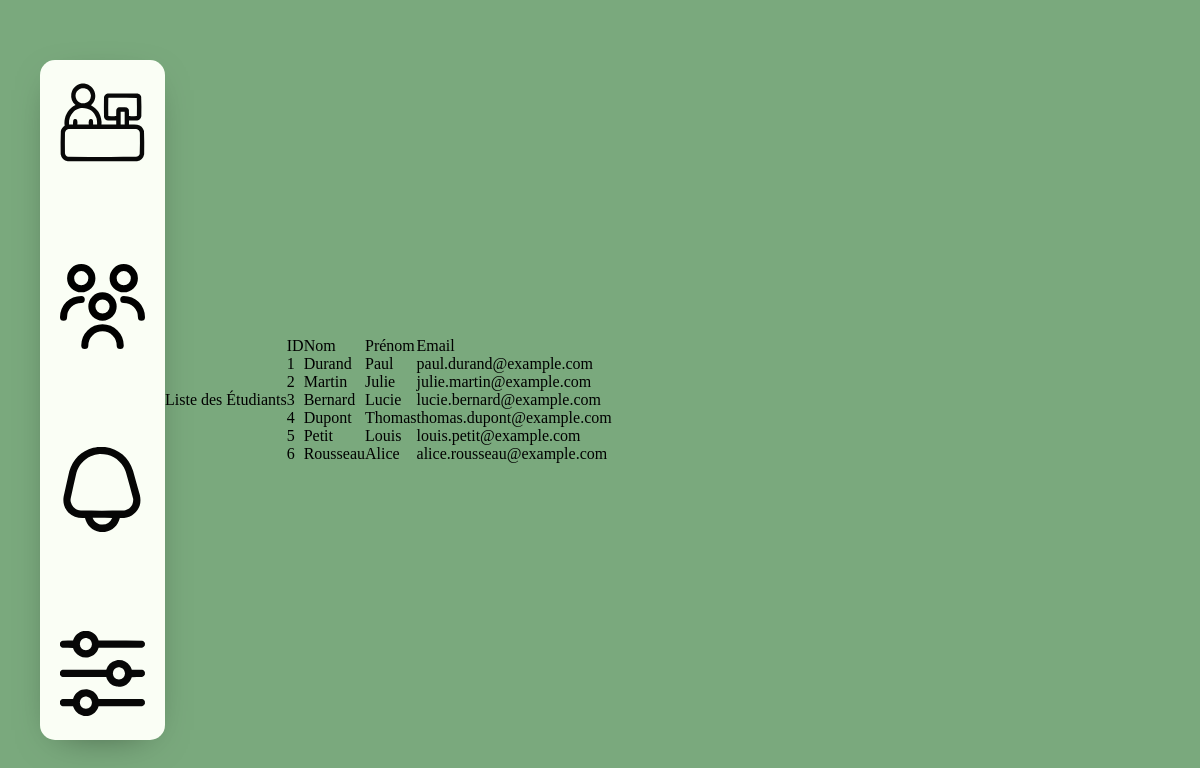
Page /MVC/Controller/AdministrateurController.php?action=listeetudiants (signed in) on the committed database.
### tables this page shows
CREATE TABLE Etudiant (
    etu_id INT AUTO_INCREMENT,
    etu_nom VARCHAR(50) NOT NULL,
    etu_pre VARCHAR(50) NOT NULL,
    etu_mdp VARCHAR(50) NOT NULL,
    etu_tel VARCHAR(10) NOT NULL,
    etu_email VARCHAR(100) NOT NULL,
    etu_adr VARCHAR(100) NOT NULL,
    etu_cp VARCHAR(100) NOT NULL,
    etu_ville VARCHAR(100) NOT NULL,
    spe_id INT,
    classe_id INT,
    tut_id INT,
    ent_id INT,
    maitre_appr_id INT,
    FOREIGN KEY (maitre_appr_id) REFERENCES MaitreApprentissage(maitre_appr_id),
    FOREIGN KEY (spe_id) REFERENCES Specialite(spe_id),
    FOREIGN KEY (classe_id) REFERENCES Classe(classe_id),
    FOREIGN KEY (tut_id) REFERENCES Tuteur(tut_id),
    FOREIGN KEY (ent_id) REFERENCES Entreprise(ent_id),
    CONSTRAINT etudiant_pk PRIMARY KEY(etu_id)
);

CREATE TABLE MaitreApprentissage (
    maitre_appr_id INT AUTO_INCREMENT,
    maitre_appr_pre VARCHAR(100) NOT NULL,
    maitre_appr_nom VARCHAR(100) NOT NULL,
    maitre_appr_tel VARCHAR(10) NOT NULL,
    maitre_appr_email VARCHAR(100) NOT NULL,
    ent_id INT NOT NULL,
    FOREIGN KEY (ent_id) REFERENCES Entreprise(ent_id),
    CONSTRAINT maitreApprentissage_pk PRIMARY KEY(maitre_appr_id)
);

### MVC/DAO/DAO.php (called while the page is built, shortened)
<?php
abstract class DAO {
public function __construct(PDO $connect) {
$this->bdd = $connect;
}
}
?>

### MVC/DAO/EtduiantDAO.php (called while the page is built, shortened)
<?php
require_once 'DAO.php';
class EtduiantDAO extends DAO
{
    public function getAll(): array
    {
        $query = "SELECT * FROM Etudiant";
        $stmt = $this->bdd->query($query);
        if ($stmt) {
            $stmt->setFetchMode(PDO::FETCH_ASSOC);
            foreach ($stmt as $row) {
                $tuteur = null;
                if (isset($row['tut_id'])) {
                    $tuteurModel = new TuteurDAO($this->bdd);
                    $tuteur = $tuteurModel->find($row['tut_id']);
                }else{
                    $tuteur = null;
                }
                $entreprise = null;
                if (isset($row['ent_id'])) {
                    $entrepriseModel = new EntrepriseDAO($this->bdd);
                    $entreprise = $entrepriseModel->find($row['ent_id']);
                }
                else{
                    $entreprise = null;
                }
                $specialite = null;
                if (isset($row['spe_id'])) {
                    $specialiteModel = new SpecialiteDAO($this->bdd);
                    $specialite = $specialiteModel->find($row['spe_id']);
                }
                else{
                    $specialite = null;
                }
                $classe = null;
                if (isset($row['classe_id'])) {
                    $classeModel = new ClasseDAO($this->bdd);
                    $classe = $classeModel->find($row['classe_id']);
                }
                else{
                    $classe = null;
                }
                $maitreappre = null;
                if (isset($row['maitre_appr_id'])) {
                    $maitreappreModel = new MaitreApprentissageDAO($this->bdd);
                    $maitreappre = $maitreappreModel->find($row['maitre_appr_id']);
                }
                else{
                    $maitreappre = null;
                }
                $result[] = new Etudiant($tuteur,$specialite,$classe,$maitreappre,$entreprise,$row['etu_id'],$row['etu_nom'],$row['etu_pre'],$row['etu_email'],$row['etu_mdp'],$row['etu_tel'],$row['etu_adr'],$row['etu_cp'],$row['etu_ville']);
            }
        } else {
            $result = [null] ;
        }
        return $result;
    }
}

### MVC/DAO/TuteurDAO.php (called while the page is built, shortened)
<?php
require_once 'DAO.php';
class TuteurDAO extends DAO {
    public function find(int $id): object
    {
        $result = null;
        $query = "SELECT * FROM Tuteur WHERE tut_id = :tut_id";
        $stmt = $this->bdd->prepare($query);
        $r = $stmt->execute([
            "tut_id" => $id
        ]);
        if ($r !== false) {
            $row = ($tmp = $stmt->fetch(PDO::FETCH_ASSOC)) ? $tmp : null;
            if (!is_null($row)) {
                $result = new Tuteur($row['tut_tel'],$row['tut_nb_etu_actu'], $row['tut_id'], $row['tut_nom'],$row['tut_pre'],$row['tut_email'],$row['tut_mdp']);
            }
        }
        return $result;
    }
}

### MVC/DAO/EntrepriseDAO.php (called while the page is built, shortened)
<?php
require_once 'DAO.php';
class EntrepriseDAO extends DAO
{
    public function find(int $id): object
    {
        $result = null;
        $query = "SELECT * FROM Entreprise WHERE ent_id = :ent_id";
        $stmt = $this->bdd->prepare($query);
        $r = $stmt->execute([
            "ent_id" => $id
        ]);
        if ($r !== false) {
            $row = ($tmp = $stmt->fetch(PDO::FETCH_ASSOC)) ? $tmp : null;
            if (!is_null($row)) {
                $result = new Entreprise($row['ent_id'],$row['ent_nom'], $row['ent_adr'], $row['ent_cp'], $row['ent_ville']);
            }
        }
        return $result;
    }
}

### MVC/DAO/SpecialiteDAO.php (called while the page is built, shortened)
<?php
require_once 'DAO.php';
class SpecialiteDAO extends DAO
{
    public function find(int $id): object
    {
        $result = null;
        $query = "SELECT * FROM Specialite WHERE spe_id = :spe_id";
        $stmt = $this->bdd->prepare($query);
        $r = $stmt->execute([
            "spe_id" => $id
        ]);
        if ($r !== false) {
            $row = ($tmp = $stmt->fetch(PDO::FETCH_ASSOC)) ? $tmp : null;
            if (!is_null($row)) {
                $result = new Specialite($row['spe_id'],$row['spe_nom']);
            }
        }
        return $result;
    }
}

### MVC/DAO/ClasseDAO.php (called while the page is built, shortened)
<?php
require_once 'DAO.php';
class ClasseDAO extends DAO
{
    public function find(int $id): object
    {
        $result = null;
        $query = "SELECT * FROM Classe WHERE classe_id = :classe_id";
        $stmt = $this->bdd->prepare($query);
        $r = $stmt->execute([
            "classe_id" => $id
        ]);
        if ($r !== false) {
            $row = ($tmp = $stmt->fetch(PDO::FETCH_ASSOC)) ? $tmp : null;
            if (!is_null($row)) {
                $result = new Classe($row['classe_id'], $row['classe_nom']);
            }
        }
        return $result;
    }
}

### MVC/DAO/MaitreApprentissageDAO.php (called while the page is built, shortened)
<?php
require_once 'DAO.php';
class MaitreApprentissageDAO extends DAO
{
    public function find(int $id): object
    {
        $result = null;
        $query = "SELECT * FROM MaitreApprentissage WHERE maitre_appr_id = :maitre_appr_id";
        $stmt = $this->bdd->prepare($query);
        $r = $stmt->execute([
            "maitre_appr_id" => $id
        ]);
        if ($r !== false) {
            $row = ($tmp = $stmt->fetch(PDO::FETCH_ASSOC)) ? $tmp : null;
            if (!is_null($row)) {
                $entreprise = null;
                if (isset($row['ent_id'])) {
                    $entrepriseModel = new EntrepriseDAO($this->bdd);
                    $entreprise = $entrepriseModel->find($row['ent_id']);
                }
                $result = new MaitreApprentissage($row['maitre_appr_id'],$row['maitre_appr_pre'], $row['maitre_appr_nom'],$row['maitre_appr_tel'],$row['maitre_appr_email'],$entreprise);
            }
        }
        return $result;
    }
}

### MVC/Views/PageListeEtudiant.php (the view, shortened to what this page needs)
<!DOCTYPE html>
<html lang="fr">
<head>
    <link rel="stylesheet" href="../Style/Style.css">
    <link rel="stylesheet" href="../Style/reset.css">
</head>
<body>
<h1>Liste des Étudiants</h1>
<table border="1">
    <thead>
    <tr>
        <th>ID</th>
        <th>Nom</th>
        <th>Prénom</th>
        <th>Email</th>
    </tr>
    </thead>
    <tbody>
    <?php if (!empty($etudiants)) : ?>
        <?php foreach ($etudiants as $etudiant) : ?>
            <tr>
                <td><?= htmlspecialchars($etudiant->getIduti()) ?></td>
                <td><?= htmlspecialchars($etudiant->getNomUti()) ?></td>
                <td><?= htmlspecialchars($etudiant->getPrenomUti()) ?></td>
                <td><?= htmlspecialchars($etudiant->getEmailUti()) ?></td>
            </tr>
        <?php endforeach; ?>
    <?php else : ?>
        <tr>
            <td colspan="4">Aucun étudiant trouvé.</td>
        </tr>
    <?php endif; ?>
    </tbody>
</table>
</body>
</html>

### MVC/Controller/AdministrateurController.php (shortened to what this page needs)
<?php
require_once "../DAO/EtduiantDAO.php";
require_once "../DAO/TuteurDAO.php";
require_once "../DAO/EntrepriseDAO.php";
require_once "../DAO/SpecialiteDAO.php";
require_once "../DAO/ClasseDAO.php";
require_once "../DAO/MaitreApprentissageDAO.php";
class AdministrateurController
{
    public function listeEtudiants()
    {
        try {
            $bdd = initialiseConnexionBDD();
            $etudiantsDAO = new EtduiantDAO($bdd);
            $etudiants = $etudiantsDAO->getAll();
            include "../Views/Nav/NavAdmin.php";
            include "../Views/PageListeEtudiant.php";
        } catch (\Exception $e) {
            $this->redirectWithError($e->getMessage());
        }
    }
}
if ($_SERVER['REQUEST_METHOD'] === 'GET') {
    $controller = new AdministrateurController();
    try {
        switch ($_GET['action']) {
            case 'listeetudiants':
                $controller->listeEtudiants();
                break;
        }
    } catch (\Exception $e) {
        header("Location: ../../index.php?error=" . urlencode("Erreur inattendue : " . $e->getMessage()));
        exit;
    }
}

### MVC/Views/Nav/NavAdmin.php (shortened to what this page needs)
<!DOCTYPE html>
<html lang="fr">
<head>
    <link rel="stylesheet" href=".../../Style/Style.css">
    <link rel="stylesheet" href="./MVC/Style/reset.css">
<body>
<nav>
    <div class="nav-bar">
        <a href="#">
            <img src="../Image/reception.svg" alt="">
        </a>
        <a href="../Controller/AdministrateurController.php?action=listeetudiants">
            <img src="../Image/utilisateurs-alt.svg" alt="Liste des étudiants">
        </a>
        <a href="#">
            <img src="../Image/cloche.svg" alt="">
        </a>
        <a href="#">
            <img src="../Image/parametres-curseurs.svg" alt="">
        </a>
    </div>
</nav>
</body>
</html>

### MVC/Style/Style.css (style rules this page uses)
:root { --theme-1: #7aa97d; --theme-2: #FAFEF5; }
body { height: 100vh; display: flex; align-items: center; background: var(--theme-1); }
nav { margin-left: 40px; display: flex; height: 85%; }
.nav-bar { background: var(--theme-2); display: flex; justify-content: space-between; padding: 20px 20px; border-radius: 15px; position: relative; box-shadow: 0 10px 40px -20px #00000091; flex-direction: column; }
.nav-bar img { height: 85px; width: 85px; }

### rows in the picture
etudiant: maitre_appr.maitre_appr_id "1", etu_nom "Durand", etu_pre "Paul", etu_email "paul.durand@example.com"
etudiant: maitre_appr.maitre_appr_id "2", maitre_appr.maitre_appr_nom "Martin", etu_pre "Julie", etu_email "julie.martin@example.com"
etudiant: maitre_appr.maitre_appr_id "3", etu_nom "Bernard", etu_pre "Lucie", etu_email "lucie.bernard@example.com"
etudiant: maitre_appr.maitre_appr_id "4", etu_nom "Dupont", etu_pre "Thomas", etu_email "thomas.dupont@example.com"
etudiant: maitre_appr.maitre_appr_id "5", etu_nom "Petit", etu_pre "Louis", etu_email "louis.petit@example.com"
etudiant: maitre_appr.maitre_appr_id "6", etu_nom "Rousseau", etu_pre "Alice", etu_email "alice.rousseau@example.com"
